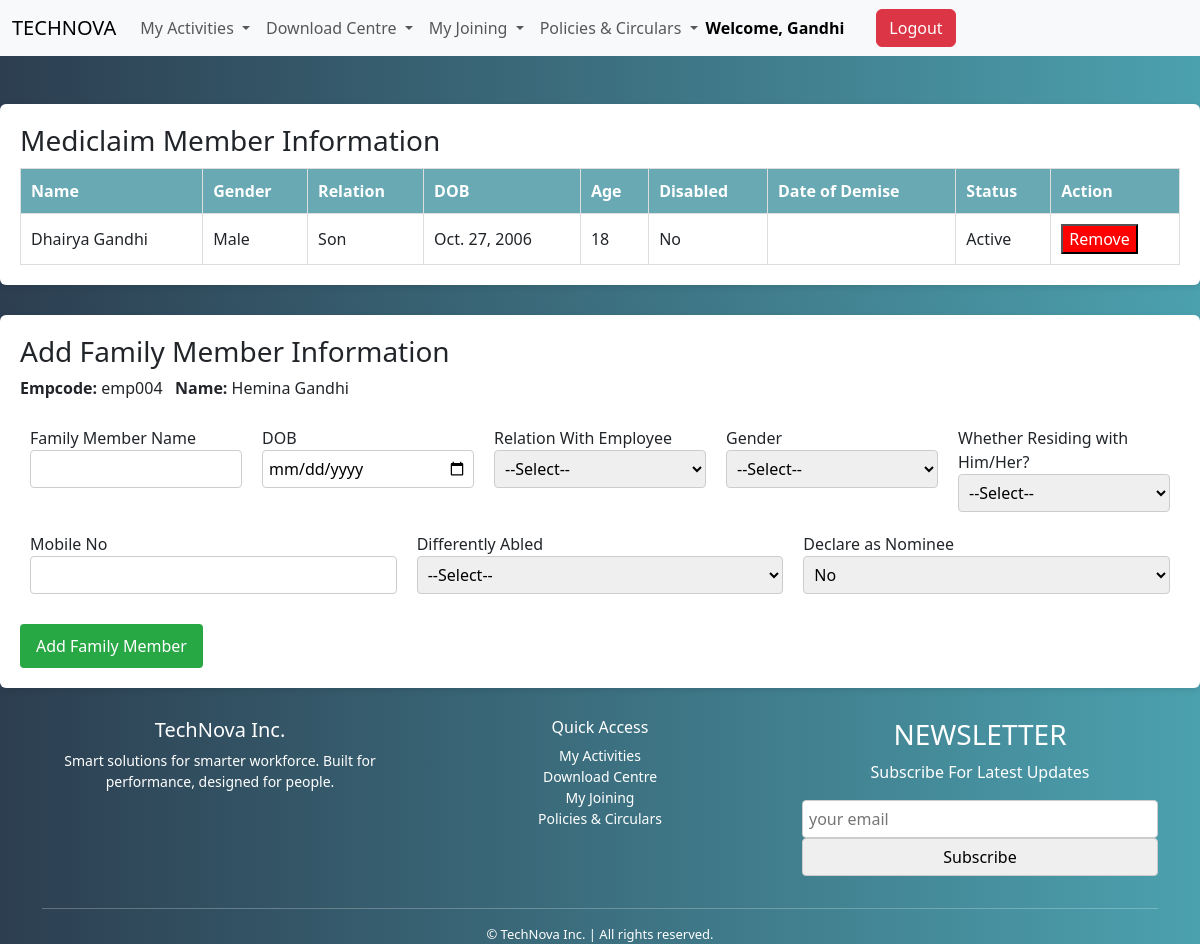
The page /family_info/ (signed in) on the database its author committed.
### apps/dashboard/models.py (models this page shows, shortened)
class BaseClass(models.Model):
    id = models.UUIDField(primary_key=True, default=uuid.uuid4, editable=False)
    created_at = models.DateTimeField(auto_now_add=True)
    updated_at = models.DateTimeField(auto_now=True)
    class Meta:
        abstract = True

class Employee(BaseClass):
    employee_id = models.CharField(max_length=10, unique=True, blank=True)
    first_name = models.CharField(max_length=255,null=False,blank=False)
    last_name = models.CharField(max_length=255,null=False,blank=False)
    company_email = models.EmailField(unique=True,null=False,blank=False)
    pvt_email = models.EmailField(unique=True,null=False,blank=False)
    mobile = models.CharField(max_length=15,null=False,blank=False)
    password = models.CharField(max_length=8, blank=True,null=False)
    doj = models.DateField(verbose_name="Date of Joining",null=False,blank=False)
    dob = models.DateField(verbose_name="Date of Birth", default="2000-01-01")
    location = models.CharField(max_length=100, blank=True, null=True)
    designation = models.CharField(max_length=100, blank=True, null=True)
    department = models.CharField(max_length=100, blank=True, null=True)
    manager = models.CharField(max_length=100, blank=True, null=True)
    photo = models.ImageField(upload_to='employee_photos/', default='default.jpg')

class FamilyMember(BaseClass):
    employee = models.ForeignKey(Employee, on_delete=models.CASCADE)
    name = models.CharField(max_length=100)
    dob = models.DateField()
    age = models.PositiveIntegerField()
    relation = models.CharField(max_length=50)
    gender = models.CharField(max_length=10)
    residing_with = models.CharField(max_length=10)  # Yes/No
    mobile = models.CharField(max_length=15)
    differently_abled = models.CharField(max_length=10)  # Yes/No
    nominee = models.CharField(max_length=10)  # Yes/No
    disabled = models.BooleanField(default=False)
    date_of_demise = models.DateField(null=True, blank=True)

### apps/dashboard/views.py (the view, shortened to what this page needs)
# urls.py: path('family_info/', family_info, name='family_info'),
def family_info(request):
    employee_id = request.session.get('employee_id')
    if not employee_id:
        return redirect('emplogin')
    employee = Employee.objects.get(employee_id=employee_id)
    family_members = FamilyMember.objects.filter(employee=employee)
    return render(request, 'dashboard/family_info.html', {
        'employee': employee,
        'family_members': family_members
    })

### apps/dashboard/templates/dashboard/family_info.html (shortened to what this page needs)
{% extends 'dashboard/base.html' %}
{% block body %}
</head>
<body>
<br></br>
<div class="section">
    <h3>Mediclaim Member Information</h3>
    <table>
        <thead>
            <tr>
                <th>Name</th><th>Gender</th><th>Relation</th><th>DOB</th><th>Age</th><th>Disabled</th><th>Date of Demise</th><th>Status</th><th>Action</th>
            </tr>
        </thead>
        <tbody>
        {% for member in family_members %}
            <tr>
                <td>{{ member.name }}</td>
                <td>{{ member.gender }}</td>
                <td>{{ member.relation }}</td>
                <td>{{ member.dob }}</td>
                <td>{{ member.age }}</td>
                <td>{{ member.differently_abled }}</td>
                <td>{{ member.date_of_demise|default:"" }}</td>
                <td>Active</td>
                <td><button style="background:red;color:white;">Remove</button></td>
            </tr>
        {% empty %}
            <tr><td colspan="9">No family members found.</td></tr>
        {% endfor %}
        </tbody>
    </table>
</div>
<div class="section">
    <h3>Add Family Member Information</h3>
    <p><strong>Empcode:</strong> {{ employee.employee_id }} &nbsp; <strong>Name:</strong> {{ employee.first_name }} {{ employee.last_name }}</p>
    <form method="POST">
        <div class="form-row">
            <div class="form-group">
                <label>Family Member Name</label>
                <input type="text" name="name" required>
            </div>
            <div class="form-group">
                <label>DOB</label>
                <input type="date" name="dob" required>
            </div>
            <div class="form-group">
                <label>Relation With Employee</label>
                <select name="relation" required>
                    <option value="">--Select--</option>
                </select>
            </div>
            <div class="form-group">
                <label>Gender</label>
                <select name="gender" required>
                    <option value="">--Select--</option>
                </select>
            </div>
            <div class="form-group">
                <label>Whether Residing with Him/Her?</label>
                <select name="residing_with">
                    <option value="">--Select--</option>
                </select>
            </div>
            <div class="form-group">
                <label>Mobile No</label>
                <input type="text" name="mobile">
            </div>
            <div class="form-group">
                <label>Differently Abled</label>
                <select name="differently_abled">
                    <option value="">--Select--</option>
                </select>
            </div>
            <div class="form-group">
                <label>Declare as Nominee</label>
                <select name="nominee">
                    <option value="No">No</option>
                </select>
            </div>
        </div>
        <button class="submit-btn" type="submit">Add Family Member</button>
    </form>
</div>
</body>
{% endblock %}

### apps/dashboard/templates/dashboard/base.html (shortened to what this page needs)
<!DOCTYPE html>
<html lang="en">
<head>
<link href="https://cdn.jsdelivr.net/npm/bootstrap@5.3.6/dist/css/bootstrap.min.css" rel="stylesheet"/>
<link rel="stylesheet" href="https://cdnjs.cloudflare.com/ajax/libs/font-awesome/6.5.0/css/all.min.css">
</head>
<body>
<nav class="navbar navbar-expand-lg bg-body-tertiary">
<div class="container-fluid">
<a class="navbar-brand" href="{% url 'index_inner' %}">TECHNOVA</a>
<div class="collapse navbar-collapse" id="navbarScroll">
<ul class="navbar-nav me-auto my-2 my-lg-0 navbar-nav-scroll" style="--bs-scroll-height: 100px;">
<li class="nav-item dropdown">
<a aria-expanded="false" class="nav-link dropdown-toggle" data-bs-toggle="dropdown" href="#" role="button">
            My Activities
          </a>
</li>
<li class="nav-item dropdown">
<a aria-expanded="false" class="nav-link dropdown-toggle" data-bs-toggle="dropdown" href="#" role="button">
            Download Centre
          </a>
</li>
<li class="nav-item dropdown">
<a aria-expanded="false" class="nav-link dropdown-toggle" data-bs-toggle="dropdown" href="#" role="button">
            My Joining
          </a>
</li>
<li class="nav-item dropdown">
<a aria-expanded="false" class="nav-link dropdown-toggle" data-bs-toggle="dropdown" href="#" role="button">
            Policies &amp; Circulars
          </a>
</li>
<div class="d-flex align-items-center ms-auto">
  {% if request.session.employee_name %}
    <span class="me-3 text-black fw-bold">Welcome, {{ request.session.employee_name }}</span>
  {% endif %}
  <a href="{% url 'logout' %}" class="btn btn-danger">Logout</a>
</div>
</div>
</div>
</nav>
{% block body %}
{% endblock %}
<footer class="mt-4" style="background: linear-gradient(to right, #2c3e50, #4ca1af); color: white; ">
  <div class="container text-center">
    <div class="row">
      <div class="col-md-4 mb-3">
        <h5>TechNova Inc.</h5>
        <p style="font-size: 14px;">Smart solutions for smarter workforce. Built for performance, designed for people.</p>
      </div>
      <div class="col-md-4 mb-3">
        <h6>Quick Access</h6>
        <ul class="list-unstyled" style="font-size: 14px;">
          <li><a href="{% url 'claims_page' %}" class="text-white text-decoration-none">My Activities</a></li>
          <li><a href="{% url 'salary' %}" class="text-white text-decoration-none">Download Centre</a></li>
          <li><a href="{% url 'generalinfo' %}" class="text-white text-decoration-none">My Joining</a></li>
          <li><a href="{% url 'policy_and_circular' %}" class="text-white text-decoration-none">Policies & Circulars</a></li>
</div>
<div class="col-md-4 mb-3">
<h3>NEWSLETTER</h3>
<p>Subscribe For Latest Updates</p>
<input class="email" placeholder="your email" type="email"/>
<input class="btn-btn-danger" type="submit" value="Subscribe"/>
</div>
</div>
<hr class="border-light"/>
<div style="font-size: 13px;text-align: center;">© {{ current_year }} TechNova Inc. | All rights reserved.</div>
</div>
</footer>
</body>
</html>

### apps/dashboard/templates/dashboard/base.html (style rules this page uses)
html, body { height: 100%; margin: 0; background: linear-gradient(to right, #2c3e50, #4ca1af); }

### apps/dashboard/templates/dashboard/family_info.html (style rules this page uses)
body { font-family: 'Segoe UI', sans-serif; background: linear-gradient(to right, #2c3e50, #4ca1af); }
.section { margin-bottom: 30px; background: white; padding: 20px; border-radius: 6px; box-shadow: 0 2px 6px rgba(0,0,0,0.1); }
table { padding: 30px; width: 100%; border-collapse: collapse; margin-top: 10px; }
th, td { padding: 10px; border: 1px solid #ddd; }
th { background-color: #68a9b4; color: white; }
.form-row { display: flex; flex-wrap: wrap; margin-bottom: 10px; }
.form-group { flex: 1; min-width: 200px; padding: 10px; }
input, select { width: 100%; padding: 6px; border: 1px solid #ccc; border-radius: 4px; }
.submit-btn { background: #28a745; color: white; padding: 10px 16px; border: none; border-radius: 4px; margin-top: 10px; cursor: pointer; }

### rows shown on the page
Employee: session.employee_name "Gandhi", employee_id "emp004", first_name "Hemina", last_name "Gandhi"
FamilyMember: name "Dhairya Gandhi", gender "Male", relation "Son", dob "Oct. 27, 2006", age "18", differently_abled "No"
